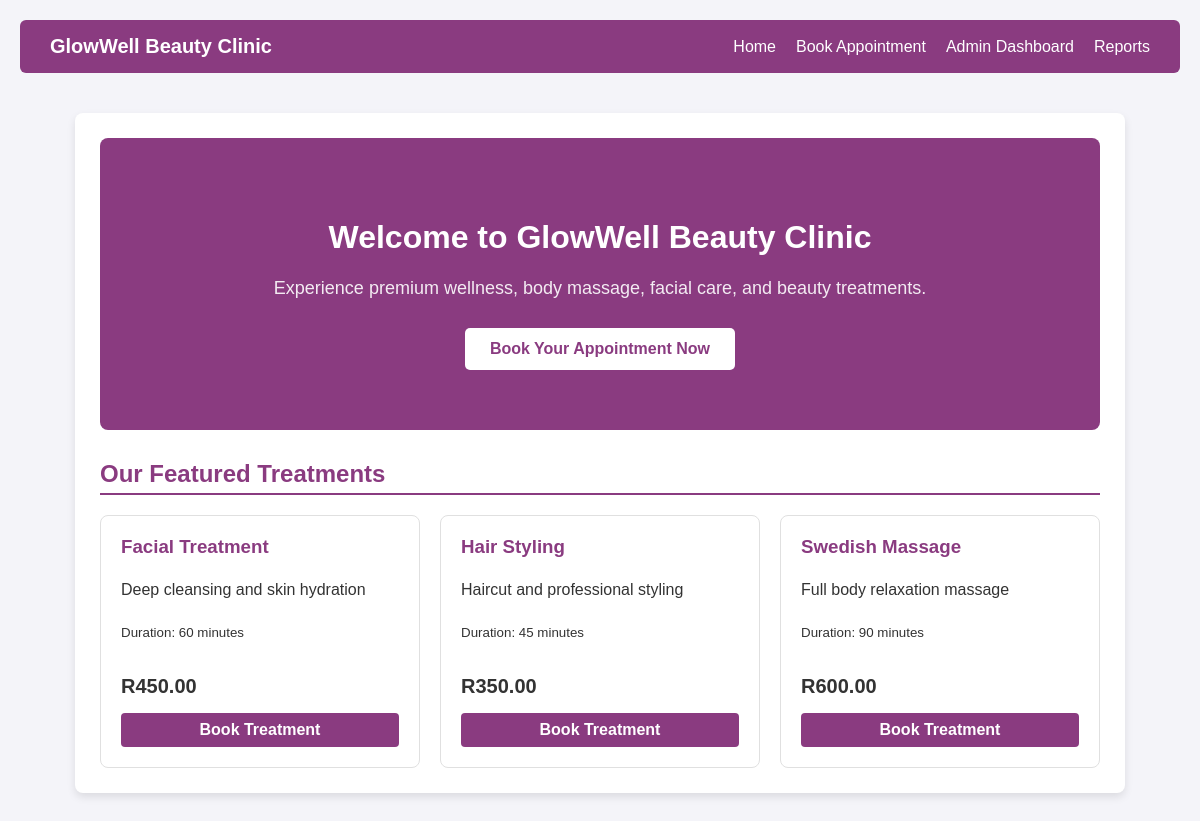
The page / on the database its author committed.
### tables this page shows
CREATE TABLE `services` (
  `service_id` int NOT NULL,
  `service_name` varchar(100) NOT NULL,
  `description` text,
  `price` decimal(10,2) NOT NULL,
  `duration_minutes` int NOT NULL
);

### index.php (the view, shortened to what this page needs)
<?php
require_once 'db.php';
$stmt = $pdo->query("SELECT * FROM services ORDER BY service_name ASC");
$services = $stmt->fetchAll();
?>
<!DOCTYPE html>
<html lang="en">
<head>
    <link rel="stylesheet" href="css/style.css">
</head>
<body>
       <?php include 'navbar.php'; ?>
       <div class="container" style="max-width: 1000px;">
        <div class="hero-section">
            <h1>Welcome to GlowWell Beauty Clinic</h1>
            <p>Experience premium wellness, body massage, facial care, and beauty treatments.</p>
            <a href="book.php" class="btn-hero">Book Your Appointment Now</a>
</div>
 <h2 class="section-title">Our Featured Treatments</h2>
 <div class="services-grid">
    <?php foreach ($services as $service): ?>
        <div class="service-card">
            <div>
                <h3><?php echo htmlspecialchars($service['service_name']); ?></h3>
                <p><?php echo htmlspecialchars($service['description']); ?></p>
                <p><small>Duration: <?php echo $service['duration_minutes']; ?> minutes</small></p>
    </div>
    <div>
        <div class="price">R<?php echo number_format($service['price'], 2); ?></div>
        <a href="book.php" class="btn-secondary">Book Treatment</a>
    </div>
    </div>
    <?php endforeach; ?>
    </div>
    </div>
</body>
</html>

### css/style.css (style rules this page uses)
:root { --primary-color: #8a3b80; --background-color: #f4f4f9; --card-background: #ffffff; --text-color: #333333; }
body { font-family: Arial, sans-serif; background-color: var(--background-color); color: var(--text-color); margin: 0; padding: 20px; }
.container { max-width: 600px; margin: 40px auto; background: var(--card-background); padding: 25px; border-radius: 8px; box-shadow: 0 4px 8px rgba(0,0,0,0.1); }
h1 { color: var(--primary-color); text-align: center; }
p { line-height: 1.6; }
.section-title { margin-top: 30px; margin-bottom: 15px; color: #8a3b80; border-bottom: 2px solid #8a3b80; padding-bottom: 5px; }
.hero-section { background: #8a3b80; color: #ffffff; padding: 60px 20px; text-align: center; border-radius: 8px; margin-bottom: 30px; }
.hero-section h1 { margin-bottom: 15px; color: #ffffff; }
.hero-section p { font-size: 18px; margin-bottom: 25px; opacity: 0.9; }
.btn-hero { display: inline-block; background-color: #ffffff; color: #8a3b80; padding: 12px 25px; font-size: 16px; font-weight: bold; text-decoration: none; border-radius: 5px; transition: background-color 0.2s; }
.services-grid { display: grid; grid-template-columns: repeat(auto-fit, minmax(250px, 1fr)); gap: 20px; margin-top: 20px; }
.service-card { background: white; border: 1px solid #e0e0e0; border-radius: 8px; padding: 20px; box-shadow: 0 2px 5px rgba(0,0,0,0,05); display: flex; flex-direction: column; justify-content: space-between; }
.service-card h3 { color: #8a3b80; margin-top: 0; }
.service-card .price { font-size: 20px; font-weight: bold; color: #333; margin: 15px 0; }
.btn-secondary { display: block; text-align: center; background-color: #8a3b80; color: white; padding: 8px 15px; text-decoration: none; border-radius: 4px; font-weight: bold; }

### rows shown on the page
services: service_name "Facial Treatment", description "Deep cleansing and skin hydration", duration_minutes "60", price "450.00"
services: service_name "Hair Styling", description "Haircut and professional styling", duration_minutes "45", price "350.00"
services: service_name "Swedish Massage", description "Full body relaxation massage", duration_minutes "90", price "600.00"
